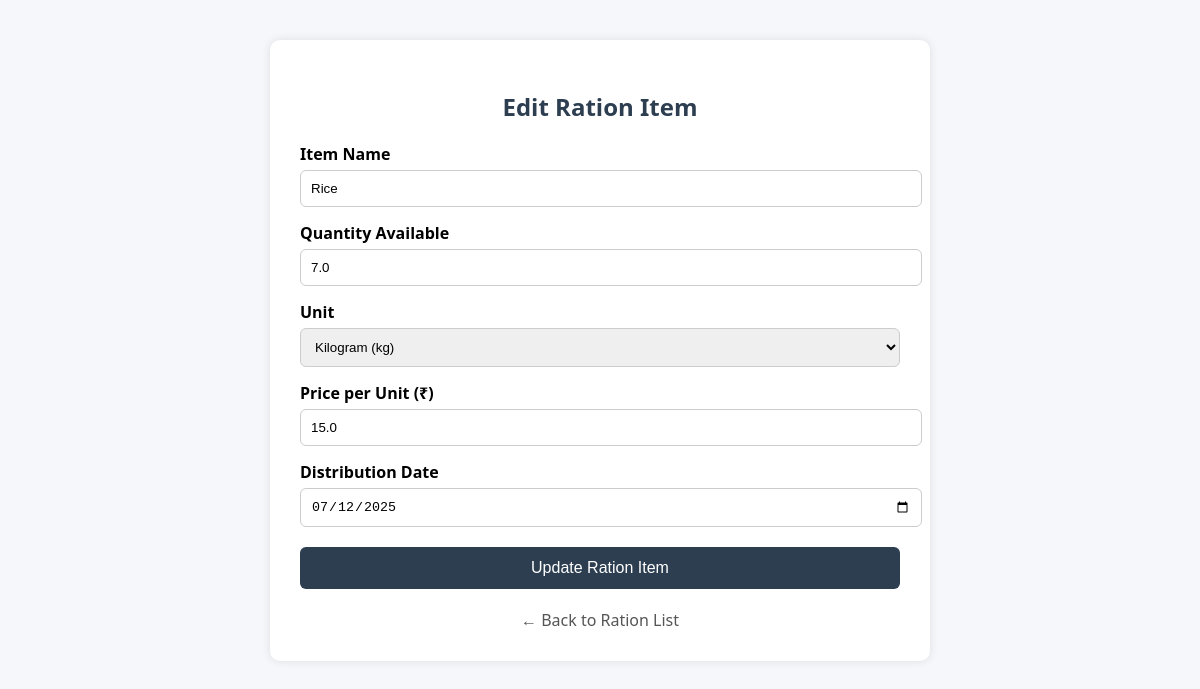
The app's page /edit_ration/2 with its own data.
### app.py (models this page shows)
class RationItem(db.Model):
    id = db.Column(db.Integer, primary_key=True)
    item_name = db.Column(db.String(100))
    quantity_available = db.Column(db.Float)
    unit = db.Column(db.String(20))
    price_per_unit = db.Column(db.Float)
    distribution_date = db.Column(db.Date)

### app.py (the view, shortened to what this page needs)
@app.route('/edit_ration/<int:id>', methods=['GET', 'POST'])
def edit_ration(id):
    item = RationItem.query.get_or_404(id)
    return render_template('edit_ration.html', item=item)

### app.py (called while the page is built, shortened)
@app.before_request
def initialize():
    db.create_all()
    db.session.commit()

### templates/edit_ration.html (shortened to what this page needs)
<!DOCTYPE html>
<html lang="en">
<head>
</head>
<body>
  <div class="container">
    <h2>Edit Ration Item</h2>
    <form method="POST">
      <label for="item_name">Item Name</label>
      <input type="text" name="item_name" id="item_name" value="{{ item.item_name }}" required />
      <label for="quantity">Quantity Available</label>
      <input type="number" name="quantity" id="quantity" value="{{ item.quantity_available }}" step="0.01" required />
      <label for="unit">Unit</label>
      <select name="unit" id="unit" required>
        <option value="kg" {% if item.unit == 'kg' %}selected{% endif %}>Kilogram (kg)</option>
      </select>
      <label for="price_per_unit">Price per Unit (₹)</label>
      <input type="number" name="price_per_unit" id="price_per_unit" value="{{ item.price_per_unit }}" step="0.01" required />
      <label for="distribution_date">Distribution Date</label>
      <input type="date" name="distribution_date" id="distribution_date" value="{{ item.distribution_date.strftime('%Y-%m-%d') }}" required />
      <button type="submit">Update Ration Item</button>
    </form>
    <a href="{{ url_for('view_ration') }}" class="back">← Back to Ration List</a>
  </div>
</body>
</html>

### templates/edit_ration.html (style rules this page uses)
body { font-family: 'Segoe UI', sans-serif; background-color: #f5f7fa; margin: 0; padding: 0; }
.container { max-width: 600px; margin: 40px auto; background: #fff; padding: 30px; border-radius: 10px; box-shadow: 0 0 10px rgba(0,0,0,0.1); }
h2 { text-align: center; color: #2c3e50; }
form label { display: block; margin-top: 15px; font-weight: bold; }
input, select { width: 100%; padding: 10px; margin-top: 5px; border: 1px solid #ccc; border-radius: 6px; }
button { background-color: #2c3e50; color: white; padding: 12px; margin-top: 20px; border: none; border-radius: 6px; font-size: 16px; cursor: pointer; width: 100%; }
a.back { display: block; margin-top: 20px; text-align: center; text-decoration: none; color: #555; }

### records on screen
RationItem: item_name "Rice", quantity "7.0", unit "Kilogram (kg)", price_per_unit "15.0", distribution_date "07/12/2025"
